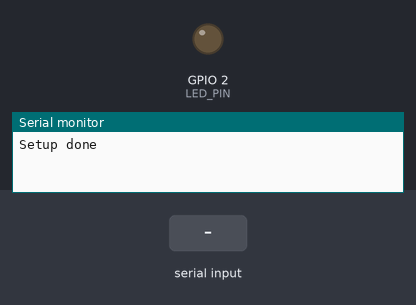
A sketch run on a simulated ESP32. Shown: output pins drawn as LEDs (lit = HIGH), the last lines printed to the serial monitor. The inputs (shaded band) are chosen by the test bench. A WiFi scan finds three made-up networks.

Above: at 1.3 s.
1.4 s: "S" received over the second serial link
At 2.8 s:
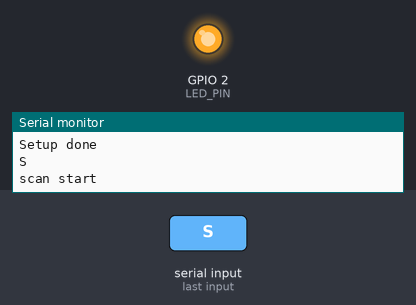
4.4 s: "?" received over the second serial link
5.9 s: "1" received over the second serial link
Timing chart, 0 to 8.9 s (numbered marks = the images above; inputs shaded):
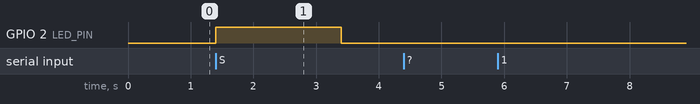

The sketch:

ESP32_Demo_Mini_Baseboard.ino
```cpp
/*
    This sketch interfaces to the Teensy 4.1 via serial port 2.
    It demonstrates how to receive a request for a scan for WiFi networks and
    report the results back via serial port.

    This is a simple variation of the ESP32 WiFiScan example program
*/
#include "WiFi.h"

#define RX2 20  // Teensy 4.1 is connected to serial port #2
#define TX2 21

const int LED_PIN = 2;  // We will light the LED when Scan is in process.
//===============================================================================
//  Initialization
//===============================================================================
void setup()
{
  Serial.begin(115200);   // USB port
  Serial1.begin(115200, SERIAL_8N1, RX2, TX2);  //Port connected to Teensy 4.1

  // Set WiFi to station mode and disconnect from an AP if previously connected
  WiFi.mode(WIFI_STA);
  WiFi.disconnect();
  delay(100);
  pinMode(LED_PIN, OUTPUT);
  Serial.println("Setup done");
}
//===============================================================================
//  Main
//===============================================================================
void loop()
{
  if (Serial1.available()) {
    char command = Serial1.read();
    Serial.println(command);
    if (command == '?') { // Are you there?
      Serial.println("Y");
      Serial1.print("Y");  // Acknowledge I'm attached
    }
    if (command == 'S'){
      Serial.println("scan start");
      digitalWrite(LED_PIN, HIGH);   // turn the LED on
      // WiFi.scanNetworks will return the number of networks found
      int n = WiFi.scanNetworks();
      Serial.println("scan done");
      if (n == 0) {
        Serial.println("no networks found");
        Serial1.println("No networks found");
      } else {
        Serial.print(n);
        Serial1.print(n);
        Serial.println(" Networks Found");
        Serial1.println(" Networks Found");
        for (int i = 0; i < n; ++i) {
          // Print SSID and RSSI for each network found to both USB and
          // out Serial2 to attached Teensy 4.1
          Serial.print(i + 1);
          Serial1.print(i + 1);
          Serial.print(": ");
          Serial1.print(": ");
          Serial.print(WiFi.SSID(i));
          Serial1.print(WiFi.SSID(i));
          Serial.print(" (");
          Serial1.print(" (");
          Serial.print(WiFi.RSSI(i));
          Serial1.print(WiFi.RSSI(i));
          Serial.print(")");
          Serial1.print(")");
          Serial.println((WiFi.encryptionType(i) == WIFI_AUTH_OPEN) ? " " : "*");
          Serial1.println((WiFi.encryptionType(i) == WIFI_AUTH_OPEN) ? " " : "*");
        }
       }
      }
  digitalWrite(LED_PIN, LOW);    // turn the LED off
  }
}
```

Measured:
- after the input at 1.4 s, GPIO 2 (LED_PIN): LOW → HIGH at once, → LOW 2.0 s later
